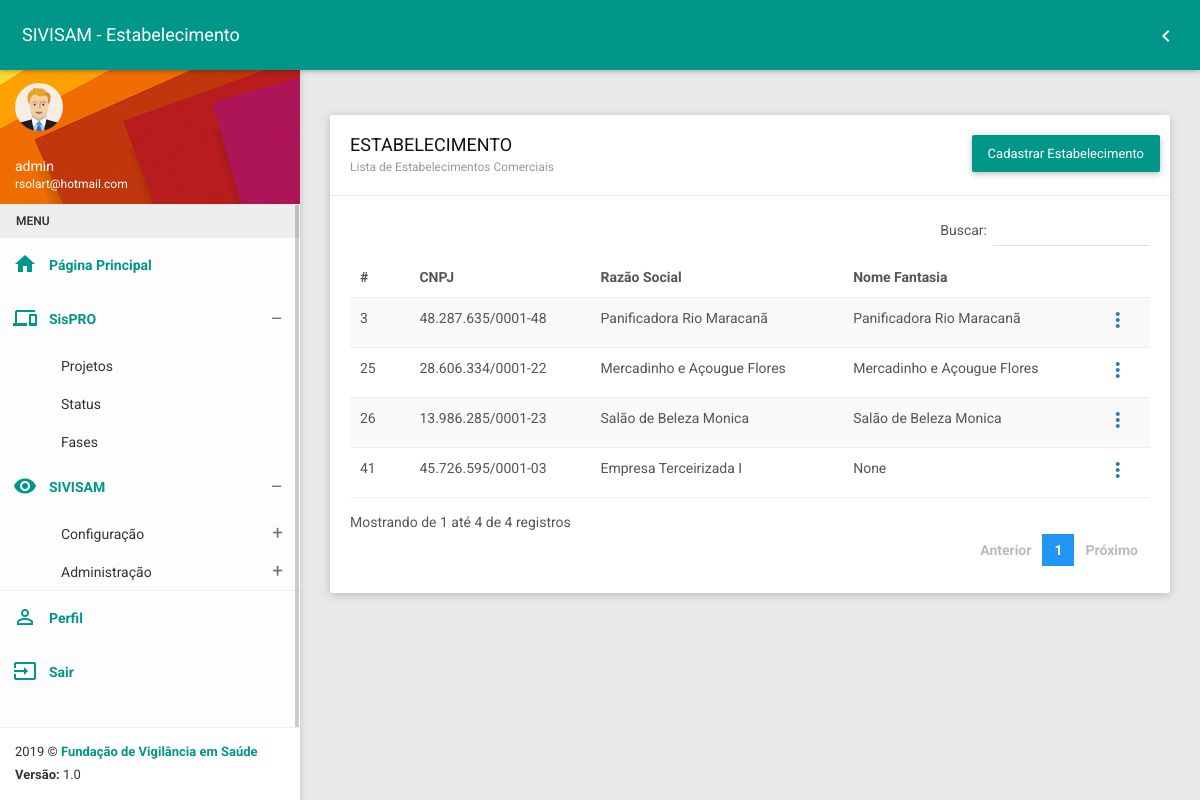
/devisa/cnpj (signed in), run on the app's committed database.
### devisa/models.py (models this page shows, shortened)
class Entidade(models.Model):
    ent_tipo_entidade = models.CharField(verbose_name='tipo de entidade', max_length=2, default=1)  # required
    ent_cpf = models.CharField(verbose_name='CPF', max_length=20, null=True, default='', blank=True)
    ent_cnpj = models.CharField(verbose_name='CNPJ', max_length=30, null=True, default='', blank=True)
    ent_nome_razao = models.CharField(verbose_name='nome / Razão Social', max_length=300)  # required
    ent_fantasia = models.CharField(verbose_name='nome Fantasia', max_length=200, blank=True, default='', null=True)
    ent_insc_estadual = models.CharField(verbose_name='Inscrição Estadual', max_length=100, blank=True, default='',
                                         null=True)
    ent_insc_municipal = models.CharField(verbose_name='Inscrição Municipal', max_length=100, blank=True, default='',
                                          null=True)
    ent_cnes = models.CharField(verbose_name='CNES (Estabelecimentos de Saúde)', max_length=100, blank=True, default='',
                                null=True)
    ent_cep = models.CharField(verbose_name='CEP', max_length=20, blank=True, default='', null=False)
    ent_complemento = models.CharField(verbose_name='Complemento', max_length=300, blank=True, default='', null=True)
    ent_endereco = models.CharField(verbose_name='Endereço', max_length=300, blank=True, default='', null=False)
    ent_numero = models.CharField(verbose_name='Endereço', max_length=6, blank=True, default='', null=False)
    ent_fone = models.CharField(verbose_name='Telefone', max_length=20, blank=True, default='', null=True)
    ent_fax = models.CharField(verbose_name='Fax', max_length=20, blank=True, default='', null=True)
    ent_email = models.CharField(verbose_name='E-mail', max_length=200, blank=True, default='', null=True)
    ent_dt_inicio_func = models.CharField(verbose_name='Data de Início do Funcionamento', max_length=20, blank=True,
                                          default='', null=False)
    ent_pasta_num = models.CharField(verbose_name='Número da Pasta', max_length=200, blank=True, default='', null=True)
    ent_obj_contrato_social = models.CharField(verbose_name='Objetivo Contrato Social', max_length=500, blank=True,
                                               default='', null=True)
    ent_observacoes = models.CharField(verbose_name='Observações', max_length=500, blank=True, default='', null=True)
    ent_rg = models.CharField(verbose_name='RG', max_length=20, blank=True, default='', null=True)
    ent_orgao_exp = models.CharField(verbose_name='Órgão Expedidor', max_length=100, blank=True, default='', null=True)
    ent_dt_expedicao = models.CharField(verbose_name='Data de Expedição', max_length=20, blank=True, default='',
                                        null=True)
    ent_registro_conselho = models.CharField(verbose_name='Registro no Conselho', max_length=100, blank=True, default=''
                                             , null=True)
    ent_especializacao = models.CharField(verbose_name='Especialização', max_length=200, blank=True, default='',
                                          null=True)
    municipio = models.ForeignKey(Municipio, on_delete=models.SET_NULL, blank=True, null=True)
    bairro = models.ForeignKey(Bairro, on_delete=models.SET_NULL, blank=True, null=True)
    natureza_juridica_dependencia = models.ForeignKey(Natureza, on_delete=models.SET_NULL, blank=True, null=True)
    escolaridade = models.ForeignKey(Escolaridade, on_delete=models.SET_NULL, blank=True, null=True)
    formacao_profissional = models.ForeignKey(Formacao, on_delete=models.SET_NULL, blank=True, null=True)
    conselho = models.ForeignKey(Conselho, on_delete=models.SET_NULL, blank=True, null=True)
    uf_conselho = models.CharField(verbose_name='UF', max_length=2, blank=True)
    class Meta:
        permissions = (
            ('entidade_list', 'Pode listar entidades'),
            ('entidade_create', 'Pode cadastrar entidade'),
            ('entidade_update', 'Pode editar entidade'),
            ('entidade_view', 'Pode ver entidade'),
            ('entidade_delete', 'Pode excluir entidade'),
            ('cpf_autonomo', 'Pode listar profissionais autônomos'),
            ('cpf_autonomo_validacao', 'Pode validar CPF de profissional autônomo'),
            ('cpf_autonomo_create', 'Pode cadastrar profissional autônomo'),
            ('cpf_autonomo_update', 'Pode editar profissional autônomo'),
            ('cpf_autonomo_view', 'Pode ver profissional autônomo'),
            ('cpf_autonomo_delete', 'Pode excluir profissional autônomo'),
            ('cpf_liberal', 'Pode listar profissionais liberais'),
            ('cpf_liberal_validacao', 'Pode validar CPF de profissional liberal'),
            ('cpf_liberal_create', 'Pode cadastrar profissional liberal'),
            ('cpf_liberal_update', 'Pode editar profissional liberal'),
            ('cpf_liberal_view', 'Pode ver profissional liberal'),
            ('cpf_liberal_delete', 'Pode excluir profissional liberal'),
            ('cnpj', 'Pode listar estabelecimentos'),
            ('cnpj_validacao', 'Pode validar CNPJ de estabelecimento'),
            ('cnpj_create', 'Pode cadastrar estabelecimento'),
            ('cnpj_update', 'Pode editar estabelecimento'),
            ('cnpj_view', 'Pode ver estabelecimento'),
            ('cnpj_delete', 'Pode excluir estabelecimento')
        )

### devisa/views.py (the view)
# urls.py: path('cnpj', cnpj, name="cnpj"),
@login_required
@permission_required('devisa.cnpj')
def cnpj(request):
    model = Entidade.objects.filter(ent_tipo_entidade=1)
    return render(request, 'entidade/cnpj.html', {'entidades': model})

### devisa/templates/entidade/cnpj.html (shortened to what this page needs)
{% extends 'base.html' %}
{% load static %}
{% block css %}
    <link href="{% static 'plugins/bootstrap/css/bootstrap.css' %}" rel="stylesheet">
    <link href="{% static 'plugins/node-waves/waves.css' %}" rel="stylesheet" />
    <link href="{% static 'plugins/animate-css/animate.css' %}" rel="stylesheet" />
    <link href="{% static 'plugins/jquery-datatable/skin/bootstrap/css/dataTables.bootstrap.css' %}" rel="stylesheet">
    <link href="{% static 'css/style.css' %}" rel="stylesheet">
    <link href="{% static 'css/themes/all-themes.css' %}" rel="stylesheet" />
{% endblock %}
{% block title %} SIVISAM - Estabelecimento {% endblock %}
{% block return %}
       <li class="pull-right"><a href="{% url 'devisa' %}"><i class="material-icons">chevron_left</i></a></li>
{% endblock %}
{% block content %}
<div class="row clearfix">
                <div class="col-lg-12 col-md-12 col-sm-12 col-xs-12">
                    <div class="card">
                        <div class="header">
                            <h2>
                                ESTABELECIMENTO
                                <small>Lista de Estabelecimentos Comerciais</small>
                            </h2>
                            <ul class="header-dropdown m-r--5">
                                <li class="dropdown">
                                    <a href="{% url 'cnpj_validacao' %}">
                                        <button type="button" class="btn bg-teal btn-block btn-lg waves-effect">
                                            Cadastrar Estabelecimento
                                        </button>
                                    </a>
                                </li>
                            </ul>
                        </div>
                        <div class="body">
                            <div class="table-responsive">
                                <table class="table table-striped table-hover dataTable js-exportable">
                                    <thead>
                                        <tr>
                                            <th>#</th>
                                            <th>CNPJ</th>
                                            <th>Razão Social</th>
                                            <th>Nome Fantasia</th>
                                            <th></th>
                                        </tr>
                                    </thead>
                                    <tbody>
                                        {% for entidade in entidades %}
                                        <tr>
                                            <td>{{ entidade.id }}</td>
                                            <td>{{ entidade.ent_cnpj }}</td>
                                            <td>{{ entidade.ent_nome_razao }}</td>
                                            <td>{{ entidade.ent_fantasia }}</td>
                                            <td>
                                                <a href="javascript:void(0);" data-trigger="focus" data-container="body" data-toggle="popover"
                                                        data-placement="left" data-html="true" data-content='
                                                    <a href="{% url 'entresp_list' entidade.id %}" rel="tooltip" title="Responsável Legal" class="btn"><i class="material-icons">perm_identity</i></a>
                                                    <a href="{% url 'entsub_list' entidade.id %}" rel="tooltip" title="Atividades" class="btn"><i class="material-icons">business_center</i></a>
                                                    <a href="{% url 'entresptec_list' entidade.id %}" rel="tooltip" title="Responsável Técnico" class="btn"><i class="material-icons">assignment_ind</i></a>
                                                    <a href="{% url 'terceirizada_list' entidade.id %}" rel="tooltip" title="Terceirizações" class="btn"><i class="material-icons">transfer_within_a_station</i></a>
                                                    <a href="{% url 'ent_linha_producao_list' entidade.id %}" rel="tooltip" title="Linha de Produção" class="btn"><i class="material-icons">content_paste</i></a>
                                                    <a href="{% url 'unid_list' entidade.id %}" rel="tooltip" title="Unidades" class="btn"><i class="material-icons">store_mall_directory</i></a>
                                                    <a href="{% url 'cnpj_view' entidade.id %}" rel="tooltip" title="Ver" class="btn"><i class="material-icons">search</i></a>
                                                    <a href="{% url 'cnpj_update' entidade.id %}" rel="tooltip" title="Editar" class="btn"><i class="material-icons">mode_edit</i></a>
                                                    <a href="{% url 'cnpj_delete' entidade.id %}" rel="tooltip" title="Excluir" class="btn"><i class="material-icons">close</i></a>
                                                    '>
                                                    <i class="material-icons">more_vert</i>
                                                </a>
                                            </td>
                                        </tr>
                                        {% endfor %}
                                    </tbody>
                                </table>
                            </div>
                        </div>
                    </div>
                </div>
</div>
{% endblock %}

### templates/base.html (shortened to what this page needs)
{% load static %}
<!DOCTYPE html>
<html>
<head>
    {% block css %}
    {% endblock %}
</head>
<body class="theme-teal">
    <nav class="navbar">
        <div class="container-fluid">
            <div class="navbar-header">
                <a class="navbar-brand" href="javascript:void(0);">{% block title %}{% endblock %}</a>
            </div>
            <div class="collapse navbar-collapse" id="navbar-collapse">
                <ul class="nav navbar-nav navbar-right">
                {% block return %}{% endblock %}
                </ul>
            </div>
        </div>
    </nav>
    <section>
        <aside id="leftsidebar" class="sidebar">
            <div class="user-info">
                <div class="image">
                    <img src="{% static 'images/user.png' %}" width="48" height="48" alt="User" />
                </div>
                <div class="info-container">
                    <div class="name" data-toggle="dropdown" aria-haspopup="true" aria-expanded="false">{{ user.username }}</div>
                    <div class="email">{{ user.email }}</div>
                </div>
            </div>
            <div class="menu">
                <ul class="list">
                    <li class="header">MENU</li>
                    <li class="active">
                        <a href="{% url 'home' %}">
                            <i class="material-icons">home</i>
                            <span>Página Principal</span>
                        </a>
                    </li>
                    <li class="active">
                        {% if perms.sistemasfvs.sistema_list %}
                                <a href="javascript:void(0);" class="menu-toggle">
                                    <i class="material-icons">devices</i>
                                    <span>SisPRO</span>
                                </a>
                        {% endif %}
                        <ul class="ml-menu">
                            <li>
                                <a href="{% url 'sistema_list' %}">
                                    <span>Projetos</span>
                                </a>
                            </li>
                            <li>
                                <a href="{% url 'status_list' %}">
                                    <span>Status</span>
                                </a>
                            </li>
                            <li>
                                <a href="{% url 'fase_list' %}">
                                    <span>Fases</span>
                                </a>
                            </li>
                        </ul>
                    </li>
                    <li class="active">
                        <a href="javascript:void(0);" class="menu-toggle" style="">
                            <i class="material-icons">remove_red_eye</i>
                            <span>SIVISAM</span>
                        </a>
                        <ul class="ml-menu">
                            <li>
                                <a href="javascript:void(0);" class="menu-toggle">
                                    <span>Configuração</span>
                                </a>
                            </li>
                            <li>
                                <a href="javascript:void(0);" class="menu-toggle">
                                    <span>Administração</span>
                                </a>
                            </li>
                        </ul>
                    </li>
                    <li style="border-top: 1px solid #eee;" class="active">
                        <a href="{% url 'perfil' %}">
                            <i class="material-icons">perm_identity</i>
                            <span>Perfil</span>
                        </a>
                    </li>
                    <li class="active">
                        <a href="{% url 'logout' %}">
                            <i class="material-icons">input</i>
                            <span>Sair</span>
                        </a>
                    </li>
                </ul>
            </div>
            <div class="legal">
                <div class="copyright">
                     2019 &copy; <a href="http://www.fvs.am.gov.br">Fundação de Vigilância em Saúde</a>
                </div>
                <div class="version">
                    <b>Versão: </b> 1.0
                </div>
            </div>
        </aside>
    </section>
    <section class="content">
        <div class="container-fluid">
           {% block content %}
           {% endblock %}
        </div>
    </section>
</body>
</html>

### statics/css/themes/all-themes.css (style rules this page uses)
.theme-teal .navbar { background-color: #009688; }
.theme-teal .navbar-brand { color: #fff; }
.theme-teal .nav > li > a { color: #fff; }
.theme-teal .sidebar .menu .list li.active { background-color: transparent; }
.theme-teal .sidebar .menu .list li.active > :first-child i, .theme-teal .sidebar .menu .list li.active > :first-child span { color: #009688; }
.theme-teal .sidebar .menu .list .toggled { background-color: transparent; }
.theme-teal .sidebar .menu .list .ml-menu { background-color: transparent; }
.theme-teal .sidebar .legal { background-color: #fff; }
.theme-teal .sidebar .legal .copyright a { color: #009688 !important; }

### data on the page
Entidade: id "3", ent_cnpj "48.287.635/0001-48", ent_nome_razao "Panificadora Rio Maracanã", ent_fantasia "Panificadora Rio Maracanã"
Entidade: id "25", ent_cnpj "28.606.334/0001-22", ent_nome_razao "Mercadinho e Açougue Flores", ent_fantasia "Mercadinho e Açougue Flores"
Entidade: id "26", ent_cnpj "13.986.285/0001-23", ent_nome_razao "Salão de Beleza Monica", ent_fantasia "Salão de Beleza Monica"
Entidade: id "41", ent_cnpj "45.726.595/0001-03", ent_nome_razao "Empresa Terceirizada I", ent_fantasia "None"

### other printed values
{{ user.username }} "admin"
{{ user.email }} "rsolart@hotmail.com"
